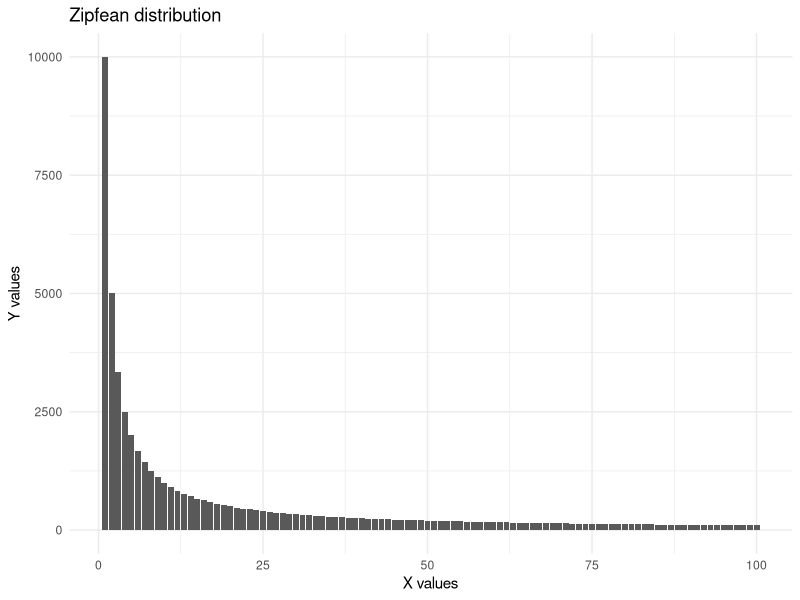
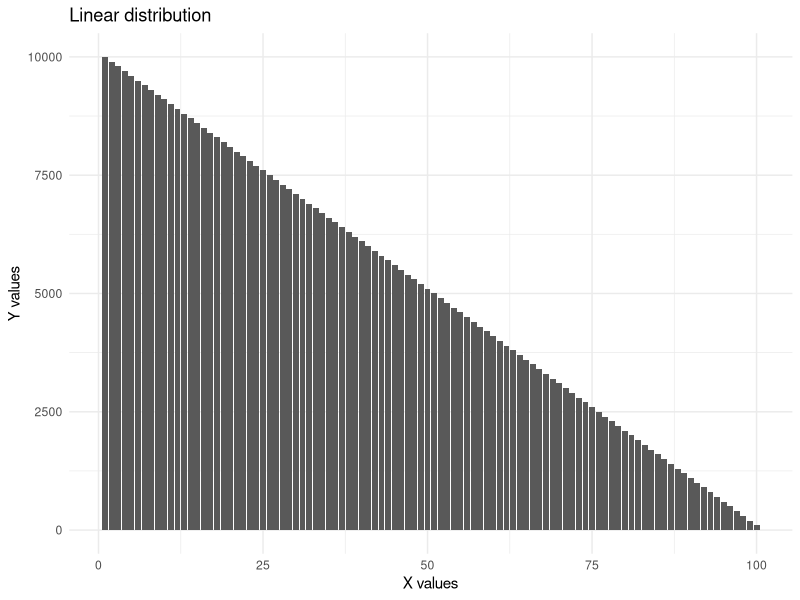

The R script that drew these images, in order:
## ---- chunk 1
#| label: fig-linear-distribution
#| fig-cap: "Overview of the two construction distributions tested in the model" 
#| layout-ncol: 2
#| layout-nrow: 1
#| fig-subcap:
#|   - "Linear distribution of constructions"
#|   - "Zipfian distribution of constructions" 
#| echo: FALSE

library(ggplot2)

# Zipfian

MAX_FREQ = 10000
x <- 1:100
# Theoretical zipf
y <- x^(-1) * MAX_FREQ

# Create a data frame
data <- data.frame(x, y)

# Plot the linear distribution
ggplot(data, aes(x = x, y = y)) +
  geom_bar(stat = "identity") +
  ggtitle("Zipfean distribution") +
  xlab("X values") +
  ylab("Y values") +
  theme_minimal()

# Linear

x <- 1:100
y <- seq(10000, 100, -100)

# Create a data frame
data <- data.frame(x, y)

# Plot the linear distribution
ggplot(data, aes(x = x, y = y)) +
  geom_bar(stat = "identity") +
  ggtitle("Linear distribution") +
  xlab("X values") +
  ylab("Y values") +
  theme_minimal()
